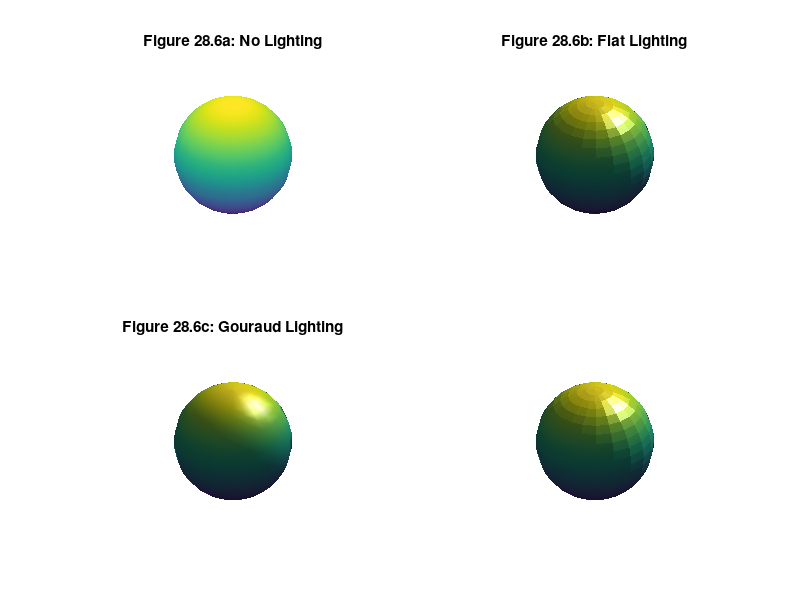

This chart was generated by the following MATLAB code: (Note: this script raises an error after producing the figure.)
subplot(2,2,1)
sphere
light
shading interp
axis square off
lighting none
title('Figure 28.6a: No Lighting')

subplot(2,2,2)
sphere
light
shading interp
axis square off
lighting flat
title('Figure 28.6b: Flat Lighting')

subplot(2,2,3)
sphere
light
shading interp
axis square off
lighting gouraud

title('Figure 28.6c: Gouraud Lighting')

subplot(2,2,4)
sphere
light
shading interp
axis square off
lighting phong
title('Figure 28.6d: Phong Lighting')
